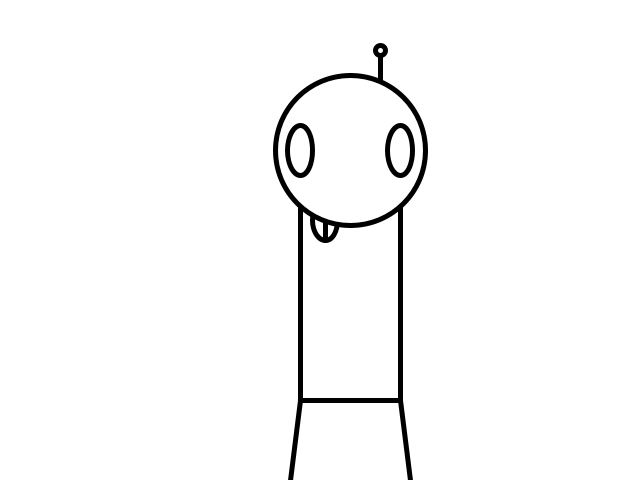
Frame 1 (no input)
Frame 60 (the mouse pressed at the canvas centre just before this capture): identical to frame 1, image omitted
Frame 120 (the mouse held since frame 60 and released just before this capture): identical to frame 1, image omitted

The Processing sketch that drew this single still picture (run headless with seeded random() and noise(); from frame 60 on, the mouse is pressed at the canvas centre):

// Processing sketch: sketch_141008b
// ── sketch_141008b.pde
void setup() {
 size(640, 480);
}

void draw() {
  background(255);
 strokeWeight(5);
 line(400, 400, 410, 480);
 line(300, 400, 290, 480);
 rect(300, 200, 100, 200);
 ellipse(325, 220, 25, 40);
 line(325, 220, 325, 240);
 line(380, 100, 380, 50);
 ellipse(380, 50, 10, 10);
 ellipse(350, 150, 150, 150);
 ellipse(300, 150, 25, 50);
 ellipse(400, 150, 25, 50);
}
